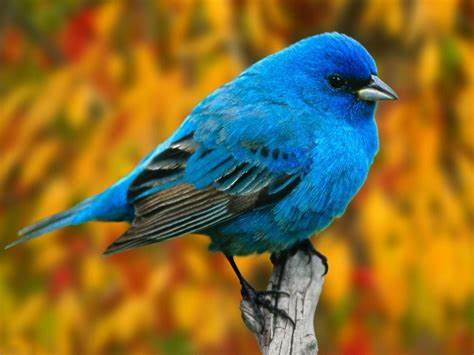
#> input picture getting_started/images/bluebird.jpg, 474 x 355 px, found by its file name
$ jupyter execute --allow-errors the_frequency_domain.ipynb
#> lines starting #> are read from the running program, lines starting #| are printed output that depends on the picture; long printed decimals are rounded
# The frequency domain

We have already talked briefly about convolutions. Turns out there is another way to do them. To see why this would be important, let us consider the time it takes to do one convolution. Suppose we covolve an image (M * M) with a kernel (N * N), the time it takes to do this convolution is O(M^2*N^2). For sufficiently large N, this can be very slow. Before we look at the other method, it is helpful to understand two ways of representing images:
<br><br>
**Spatial Domain**
This is how we've been representing images. An image is represented by its pixel values. In this domain we can manipulate images either through point operations, where we can set the value of each individual pixel independent of its neighbors or through a filter, like we have been doing with convolution [1](https://www.dynamsoft.com/blog/insights/image-processing/image-processing-101-image-enhancement/).
<br><br>
**Frequency Domain**
This is another way to look at images. In this domain, we analyze images according to their frequencies.

[cell 1]
#We will read-in and convert an image from the spatial domain
# to the frequency domain.
# We will use OpenCV's dct function to do this as the Fourier
# transform helps us view an image in the frequency domain.

import cv2
import matplotlib.pyplot as plt
import numpy as np

[cell 2]
plt.rcParams['image.cmap'] = 'gray'

[cell 3]
img = cv2.imread('images/bluebird.jpg', cv2.IMREAD_GRAYSCALE)
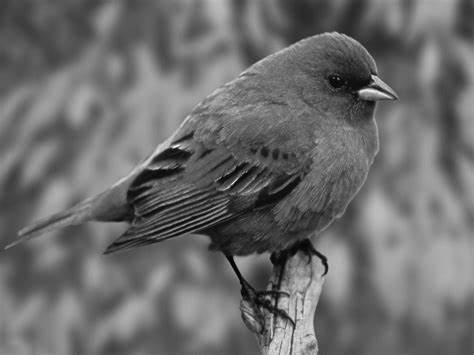
#> img: shape (355, 474); min 0, max 255, mean 108.1
plt.imshow(img)

[cell 4]
bird_dft = np.fft.fft2(img)

[cell 5]
bird_dft_plot = 20 * np.log(np.abs(bird_dft))
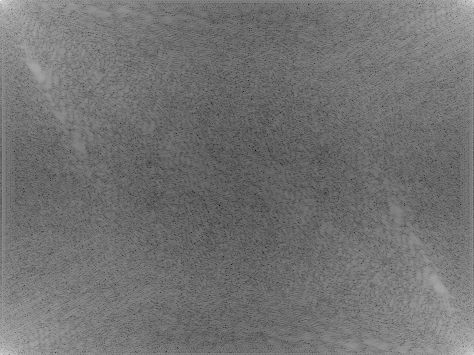
#> bird_dft_plot: shape (355, 474) float64; min -6.08, max 334.3, mean 146.9; drawn with min black and max white

[cell 6]
plt.imshow(bird_dft_plot)

We now shift to the middle to see the centre.

[cell 7]
bird_dft_shift = np.fft.fftshift(bird_dft)

[cell 8]
bird_dft_shift_plot = 20 * np.log(np.abs(bird_dft_shift))
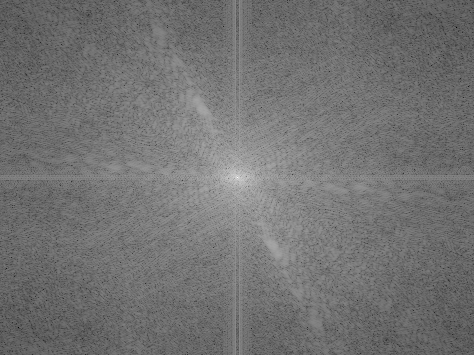
#> bird_dft_shift_plot: shape (355, 474) float64; min -6.08, max 334.3, mean 146.9; drawn with min black and max white

[cell 9]
plt.imshow(bird_dft_shift_plot)

[cell 10]
print(bird_dft_shift[0, 0], bird_dft_shift[0, 473])
#| (-251.344+74.8431493757886j) (101.073+201.21336184778522j)
print(bird_dft_shift[354, 0], bird_dft_shift[354, 473])
#| (-251.344-74.84314937578779j) (-25.647+395.2020048527576j)

[cell 11]
print(bird_dft[0, 0], bird_dft[0, 473])
#| (18194304+0j) (758460.089+252643.9595796683j)
print(bird_dft[354, 0], bird_dft[354, 473])
#| (182332.279+55637.25613112544j) (-1417654.181-493032.0461571574j)

#> (a cell that did not finish here is left out)

[cell 13]
Ts = 1/50
t = np.arange(0, 10, Ts)
x = np.sin(2 * np.pi * 15 * t) + np.sin(2 * np.pi * 20 * t) #sin(2 pi frequency time)
plt.plot(t, x)
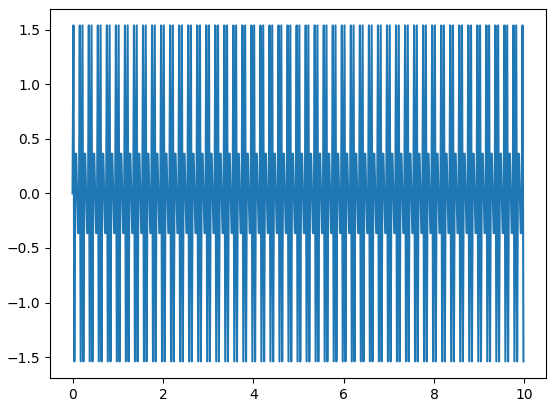
#> figure drawn by matplotlib, 1 panel; curve peaks at x = 8.02, y = 1.54

[cell 14]
y = np.fft.fft(x)
fs = 1/Ts
f = np.arange(0, len(y)) * fs/len(y) #k(index)/N(no of elements in fft) * R(sampling rate)

[cell 15]
plt.plot(f, abs(y)) # abs(y) == magnitude == sqrt(re**2 + img**2)
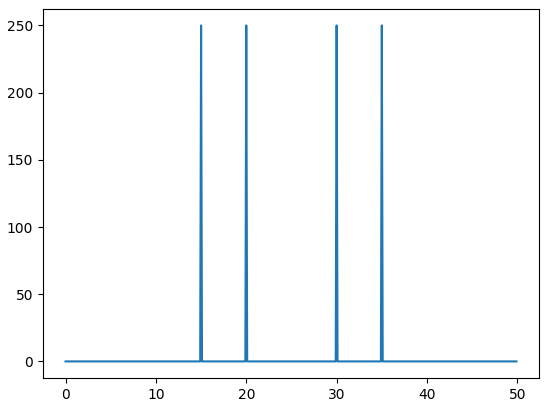
#> figure drawn by matplotlib, 1 panel; curve peaks at x = 20, y = 250

Another Frequency With Noise

[cell 16]
xnoise = np.random.randn(len(y))
x = x + xnoise
plt.plot(t, x)
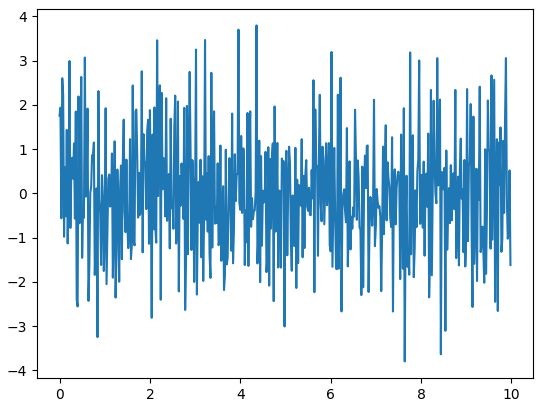
#> figure drawn by matplotlib, 1 panel; curve peaks at x = 4.36, y = 3.8

[cell 17]
y_dirty = np.fft.fft(x)
y_dirty_shift = np.fft.fftshift(y_dirty)
fshift = np.arange(-len(x)/2, len(x)/2) * ((1/Ts) / len(x))
plt.plot(fshift, abs(y_dirty_shift))
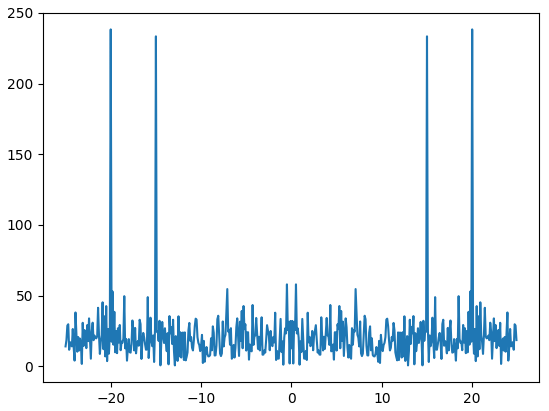
#> figure drawn by matplotlib, 1 panel; curve peaks at x = -20, y = 238.4

[cell 18]
y_clean = y_dirty.copy()
y_clean[abs(y_clean) < 100] = 0
x_clean = np.fft.ifft(y_clean)
plt.plot(t, x_clean)
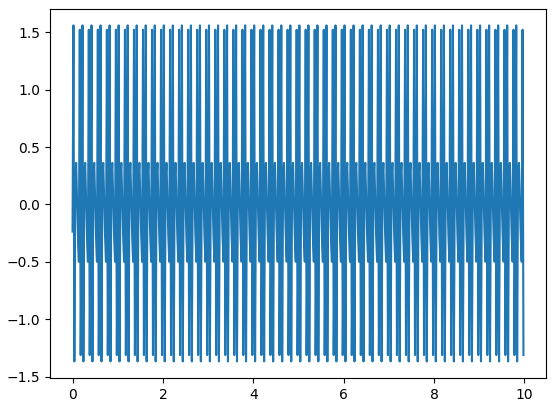
#> figure drawn by matplotlib, 1 panel; curve peaks at x = 0.02, y = 1.56

$ run again, with getting_started/images/cubes.png saved as getting_started/images/bluebird.jpg
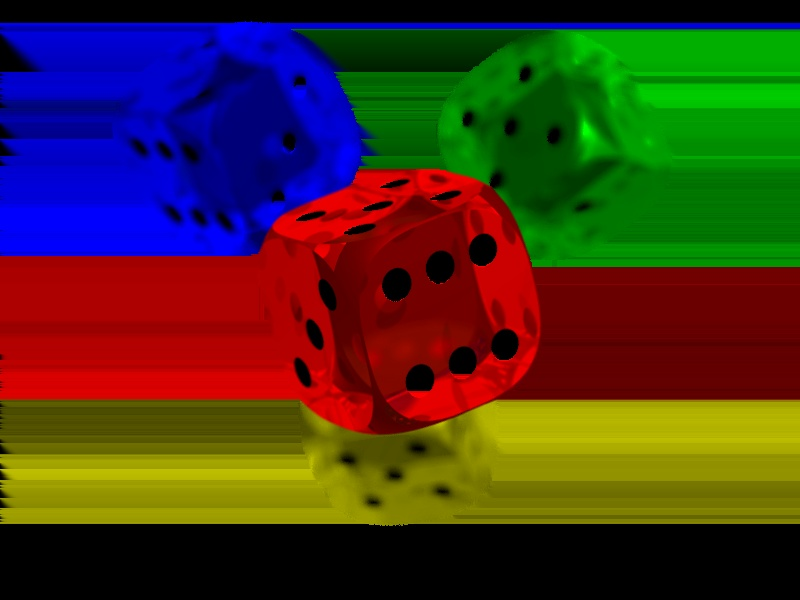
#> input picture getting_started/images/cubes.png, 800 x 600 px, found by its file name
#> `img = cv2.imread('images/bluebird.jpg', cv2.IMREAD_GRAYSCALE)`:
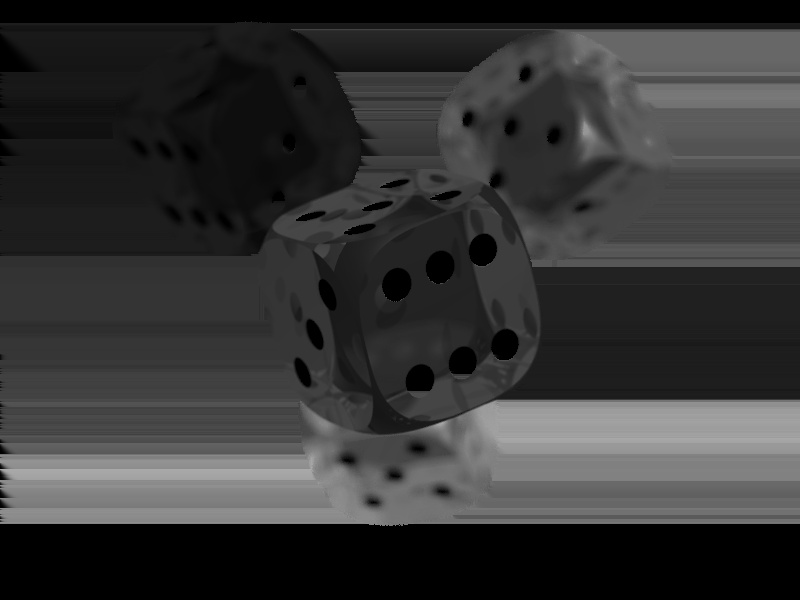
#> img: shape (600, 800); min 0, max 172, mean 52.8
#> `bird_dft_shift_plot = 20 * np.log(np.abs(bird_dft_shift))`:
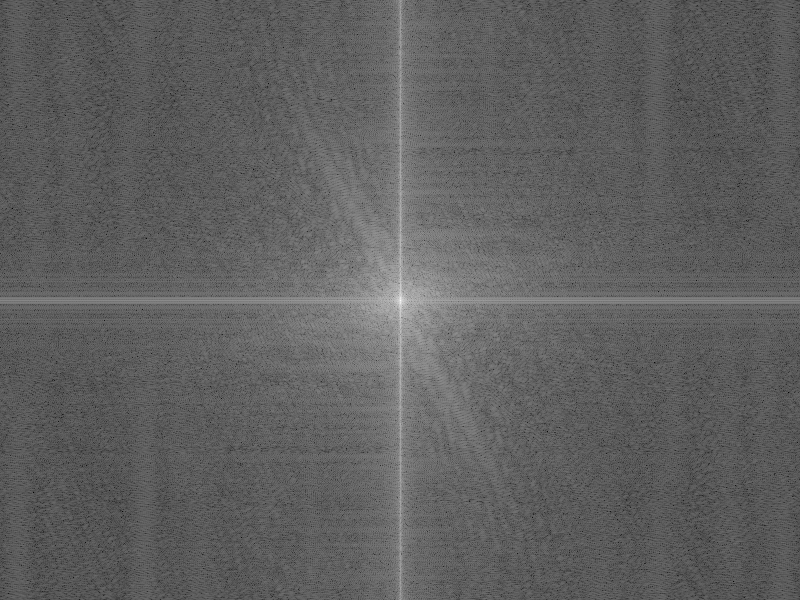
#> bird_dft_shift_plot: shape (600, 800) float64; min 16.1, max 341, mean 138.7; drawn with min black and max white
#| (-239.000+2.8421709430404007e-13j) (-206.817+253.88638260337746j)
#| (442.648+66.87544124921443j) (-768.302-893.2727172062266j)
#| (25332587+0j) (-12314.829-3827.8550854543714j)
#| (-34106.279+8143.8528021011225j) (-745.134+328.24884859469205j)
